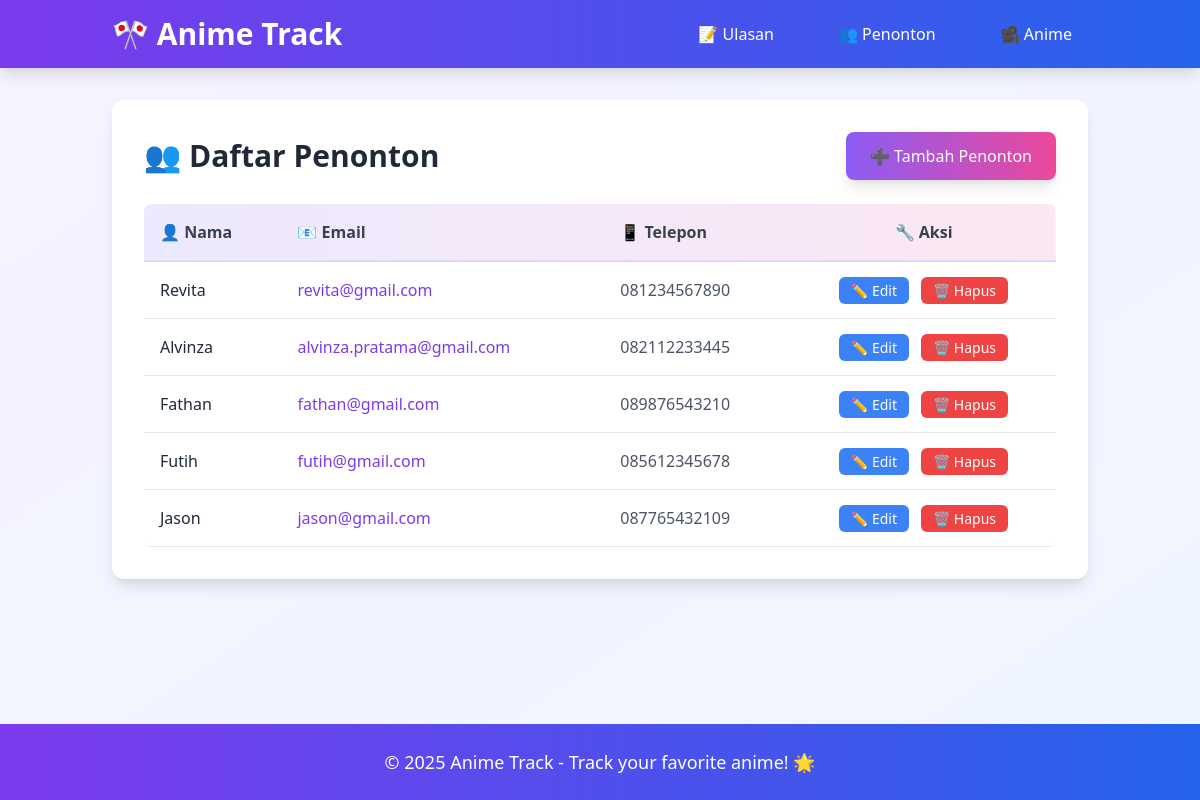
The page / on the database its author committed.
### tables this page shows
CREATE TABLE penonton (
    id INT AUTO_INCREMENT PRIMARY KEY,
    nama VARCHAR(100) NOT NULL,
    email VARCHAR(100) NOT NULL,
    telepon VARCHAR(20)
);

### model/Penonton.php (called while the page is built, shortened)
<?php
require_once 'config/Database.php';
class Penonton {
    private $conn;
    private $table = 'penonton';
    public function __construct() {
        $database = new Database();
        $this->conn = $database->getConnection();
    }
    public function getAll() {
        $query = "SELECT * FROM " . $this->table;
        $stmt = $this->conn->prepare($query);
        $stmt->execute();
        return $stmt->fetchAll(PDO::FETCH_ASSOC);
    }
}
?>

### config/Database.php (called while the page is built, shortened)
<?php
class Database {
    private $host = "localhost";
    private $username = "root";
    private $password = "";
    private $database = "anime";
    public function getConnection() {
        $this->conn = null;
        try {
            $this->conn = new PDO("mysql:host=" . $this->host . ";dbname=" . $this->database, $this->username, $this->password);
            $this->conn->setAttribute(PDO::ATTR_ERRMODE, PDO::ERRMODE_EXCEPTION);
        } catch(PDOException $e) {
            echo "Connection error: " . $e->getMessage();
        }
        return $this->conn;
    }
}
?>

### viewmodel/PenontonViewModel.php (called while the page is built, shortened)
<?php
require_once 'model/Penonton.php';
class PenontonViewModel {
    private $penonton;
    public function __construct() {
        $this->penonton = new Penonton();
    }
    public function getPenontonList() {
        return $this->penonton->getAll();
    }
}
?>

### views/penonton_list.php (the view)
<?php
require_once 'views/template/header.php';
?>
<div class="bg-white rounded-xl shadow-lg p-8 mb-8">
    <div class="flex items-center justify-between mb-6">
        <h2 class="text-3xl font-bold text-gray-800 flex items-center">
            👥 <span class="ml-2">Daftar Penonton</span>
        </h2>
        <a href="index.php?entity=penonton&action=add" class="bg-gradient-to-r from-purple-500 to-pink-500 hover:from-purple-600 hover:to-pink-600 text-white px-6 py-3 rounded-lg font-medium transition duration-300 transform hover:scale-105 shadow-lg">
            ➕ Tambah Penonton
        </a>
    </div>
    <div class="overflow-x-auto">
        <table class="w-full border-collapse bg-white rounded-lg overflow-hidden shadow-sm">
            <thead>
                <tr class="bg-gradient-to-r from-purple-100 to-pink-100">
                    <th class="border-b-2 border-purple-200 p-4 text-left font-semibold text-gray-700">👤 Nama</th>
                    <th class="border-b-2 border-purple-200 p-4 text-left font-semibold text-gray-700">📧 Email</th>
                    <th class="border-b-2 border-purple-200 p-4 text-left font-semibold text-gray-700">📱 Telepon</th>
                    <th class="border-b-2 border-purple-200 p-4 text-center font-semibold text-gray-700">🔧 Aksi</th>
                </tr>
            </thead>
            <tbody>
                <?php foreach ($penontonList as $penonton): ?>
                <tr class="hover:bg-purple-50 transition duration-200">
                    <td class="border-b border-gray-200 p-4 font-medium text-gray-800"><?php echo $penonton['nama']; ?></td>
                    <td class="border-b border-gray-200 p-4 text-purple-600"><?php echo $penonton['email']; ?></td>
                    <td class="border-b border-gray-200 p-4 text-gray-600"><?php echo $penonton['telepon']; ?></td>
                    <td class="border-b border-gray-200 p-4 text-center">
                        <a href="index.php?entity=penonton&action=edit&id=<?php echo $penonton['id']; ?>" class="bg-blue-500 hover:bg-blue-600 text-white px-3 py-1 rounded-md text-sm font-medium transition duration-200 mr-2">✏️ Edit</a>
                        <a href="index.php?entity=penonton&action=delete&id=<?php echo $penonton['id']; ?>" class="bg-red-500 hover:bg-red-600 text-white px-3 py-1 rounded-md text-sm font-medium transition duration-200" onclick="return confirm('Yakin ingin menghapus penonton ini?');">🗑️ Hapus</a>
                    </td>
                </tr>
                <?php endforeach; ?>
            </tbody>
        </table>
    </div>
</div>
<?php
require_once 'views/template/footer.php';
?>

### rows shown on the page
penonton: nama "Revita", email "revita@gmail.com", telepon "081234567890"
penonton: nama "Alvinza", email "alvinza.pratama@gmail.com", telepon "082112233445"
penonton: nama "Fathan", email "fathan@gmail.com", telepon "089876543210"
penonton: nama "Futih", email "futih@gmail.com", telepon "085612345678"
penonton: nama "Jason", email "jason@gmail.com", telepon "087765432109"
